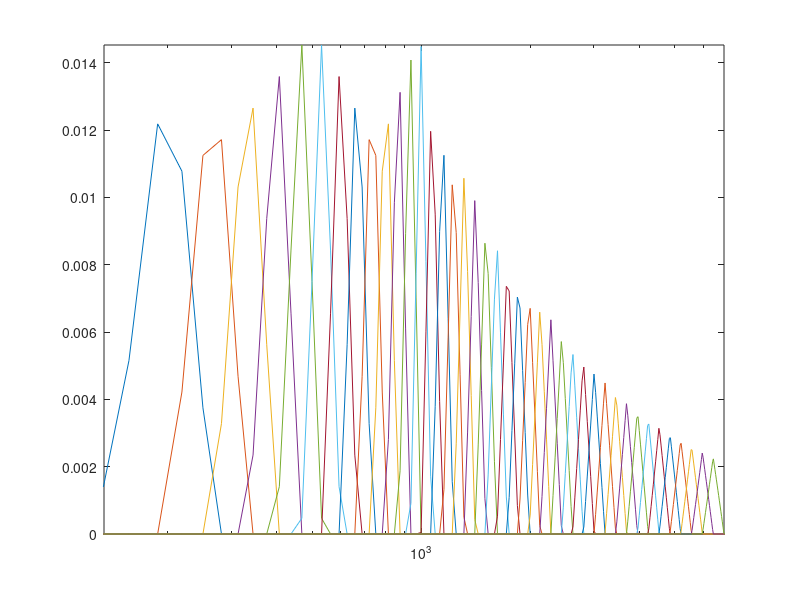

MATLAB code to generate this figure:
%  mfcc - Mel frequency cepstrum coefficient analysis.
%   [ceps,freqresp,fb,fbrecon,freqrecon] = ...
%			mfcc(input, samplingRate, [frameRate])
% Find the cepstral coefficients (ceps) corresponding to the
% input.  Four other quantities are optionally returned that
% represent:
%	the detailed fft magnitude (freqresp) used in MFCC calculation, 
%	the mel-scale filter bank output (fb)
%	the filter bank output by inverting the cepstrals with a cosine 
%		transform (fbrecon),
%	the smooth frequency response by interpolating the fb reconstruction 
%		(freqrecon)
%  -- Malcolm Slaney, August 1993
% Modified a bit to make testing an algorithm easier... 4/15/94
% Fixed Cosine Transform (indices of cos() were swapped) - 5/26/95
% Added optional frameRate argument - 6/8/95
% Added proper filterbank reconstruction using inverse DCT - 10/27/95
% Added filterbank inversion to reconstruct spectrum - 11/1/95

% (c) 1998 Interval Research Corporation  

function [ceps,freqresp,fb,fbrecon,freqrecon] = ...
		mfcc(input, samplingRate, frameRate)
%This function calculates 13 MFCC featues for a speech signal.
%Inputs are input: the raw speech signal, samplingrate : 16 kHz,
%framerate,fcoefs: ERB filterbank.
%The output is 13 features vector where 13 is the number of MFCC features.
global mfccDCTMatrix mfccFilterWeights

[r c] = size(input);
if (r > c) 
	input=input';
end

%	Filter bank parameters
lowestFrequency = 133.3333;
linearFilters = 13;
linearSpacing = 66.66666666;
logFilters = 27;
logSpacing = 1.0711703;
fftSize = 512;
cepstralCoefficients = 13;
windowSize = 400;
windowSize = 256;		% Standard says 400, but 256 makes more sense
				% Really should be a function of the sample
				% rate (and the lowestFrequency) and the
				% frame rate.
if (nargin < 2) samplingRate = 16000; end;
if (nargin < 3) frameRate = 100; end;

% Keep this around for later....
totalFilters = linearFilters + logFilters;

% Now figure the band edges.  Interesting frequencies are spaced
% by linearSpacing for a while, then go logarithmic.  First figure
% all the interesting frequencies.  Lower, center, and upper band
% edges are all consequtive interesting frequencies. 

freqs = lowestFrequency + (0:linearFilters-1)*linearSpacing;
freqs(linearFilters+1:totalFilters+2) = ...
		      freqs(linearFilters) * logSpacing.^(1:logFilters+2);

lower = freqs(1:totalFilters);
center = freqs(2:totalFilters+1);
upper = freqs(3:totalFilters+2);

% We now want to combine FFT bins so that each filter has unit
% weight, assuming a triangular weighting function.  First figure
% out the height of the triangle, then we can figure out each 
% frequencies contribution
mfccFilterWeights = zeros(totalFilters,fftSize);
triangleHeight = 2./(upper-lower);
%triangleHeight = 1;   % For normalized response
fftFreqs = (0:fftSize-1)/fftSize*samplingRate;

for chan=1:totalFilters
	mfccFilterWeights(chan,:) = ...
  (fftFreqs > lower(chan) & fftFreqs <= center(chan)).* ...
   triangleHeight(chan).*(fftFreqs-lower(chan))/(center(chan)-lower(chan)) + ...
  (fftFreqs > center(chan) & fftFreqs < upper(chan)).* ...
   triangleHeight(chan).*(upper(chan)-fftFreqs)/(upper(chan)-center(chan));
end
semilogx(fftFreqs,mfccFilterWeights')
axis([lower(1) upper(totalFilters) 0 max(max(mfccFilterWeights))])

hamWindow = 0.54 - 0.46*cos(2*pi*(0:windowSize-1)/windowSize);

if 0					% Window it like ComplexSpectrum
	windowStep = samplingRate/frameRate;
	a = .54;
	b = -.46;
	wr = sqrt(windowStep/windowSize);
	phi = pi/windowSize;
	hamWindow = 2*wr/sqrt(4*a*a+2*b*b)* ...
		(a + b*cos(2*pi*(0:windowSize-1)/windowSize + phi));
end

% Figure out Discrete Cosine Transform.  We want a matrix
% dct(i,j) which is totalFilters x cepstralCoefficients in size.
% The i,j component is given by 
%                cos( i * (j+0.5)/totalFilters pi )
% where we have assumed that i and j start at 0.
mfccDCTMatrix = 1/sqrt(totalFilters/2)*cos((0:(cepstralCoefficients-1))' * ...
				(2*(0:(totalFilters-1))+1) * pi/(2*totalFilters));
mfccDCTMatrix(1,:) = mfccDCTMatrix(1,:) * sqrt(2)/2;

%imagesc(mfccDCTMatrix);

% Filter the input with the preemphasis filter.  Also figure how
% many columns of data we will end up with.
if 1
	preEmphasized = filter([1 -.97], 1, input);
else
	preEmphasized = input;
end
windowStep = samplingRate/frameRate;
cols = fix((length(input)-windowSize)/windowStep);

% Allocate all the space we need for the output arrays.
ceps = zeros(cepstralCoefficients, cols);
if (nargout > 1) freqresp = zeros(fftSize/2, cols); end;
if (nargout > 2) fb = zeros(totalFilters, cols); end;

% Invert the filter bank center frequencies.  For each FFT bin
% we want to know the exact position in the filter bank to find
% the original frequency response.  The next block of code finds the
% integer and fractional sampling positions.
if (nargout > 4)
	fr = (0:(fftSize/2-1))'/(fftSize/2)*samplingRate/2;
	j = 1;
	for i=1:(fftSize/2)
		if fr(i) > center(j+1)
			j = j + 1;
		end
		if j > totalFilters-1
			j = totalFilters-1;
		end
		fr(i) = min(totalFilters-.0001, ...
		    max(1,j + (fr(i)-center(j))/(center(j+1)-center(j))));
	end
	fri = fix(fr);
	frac = fr - fri;

	freqrecon = zeros(fftSize/2, cols);
end

% Ok, now let's do the processing.  For each chunk of data:
%    * Window the data with a hamming window,
%    * Shift it into FFT order,
%    * Find the magnitude of the fft,
%    * Convert the fft data into filter bank outputs,
%    * Find the log base 10,
%    * Find the cosine transform to reduce dimensionality.
for start=0:cols-1
    first = start*windowStep + 1;
    last = first + windowSize-1;
    fftData = zeros(1,fftSize);
    fftData(1:windowSize) = preEmphasized(first:last).*hamWindow;
    fftMag = abs(fft(fftData));
    earMag = log10(mfccFilterWeights * fftMag');

    ceps(:,start+1) = mfccDCTMatrix * earMag;
    if (nargout > 1) freqresp(:,start+1) = fftMag(1:fftSize/2)'; end;
    if (nargout > 2) fb(:,start+1) = earMag; end
	if (nargout > 3) 
		fbrecon(:,start+1) = ...
			mfccDCTMatrix(1:cepstralCoefficients,:)' * ...
			ceps(:,start+1);
	end
	if (nargout > 4)
		f10 = 10.^fbrecon(:,start+1);
		freqrecon(:,start+1) = samplingRate/fftSize * ...
			(f10(fri).*(1-frac) + f10(fri+1).*frac);
	end
end

% OK, just to check things, let's also reconstruct the original FB
% output.  We do this by multiplying the cepstral data by the transpose
% of the original DCT matrix.  This all works because we were careful to
% scale the DCT matrix so it was orthonormal.
if 1 & (nargout > 3) 
	fbrecon = mfccDCTMatrix(1:cepstralCoefficients,:)' * ceps;
%	imagesc(mt(:,1:cepstralCoefficients)*mfccDCTMatrix);
end;


